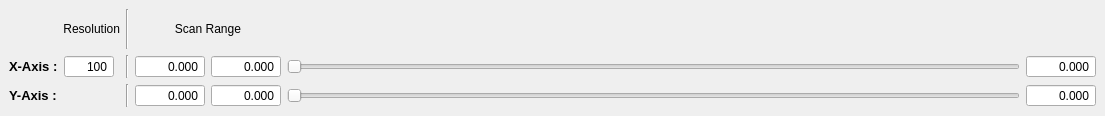
  <widget class="QDockWidget" name="scan_control_dockWidget">
   <property name="sizePolicy">
    <sizepolicy hsizetype="Minimum" vsizetype="Minimum">
     <horstretch>0</horstretch>
     <verstretch>0</verstretch>
    </sizepolicy>
   </property>
   <property name="minimumSize">
    <size>
     <width>150</width>
     <height>116</height>
    </size>
   </property>
   <property name="maximumSize">
    <size>
     <width>524287</width>
     <height>170</height>
    </size>
   </property>
   <property name="windowTitle">
    <string>Scan parameters</string>
   </property>
   <attribute name="dockWidgetArea">
    <number>2</number>
   </attribute>
   <widget class="QWidget" name="dockWidgetContents_3">
    <layout class="QGridLayout" name="gridLayout_3">
     <item row="1" column="1">
      <widget class="QSpinBox" name="xy_res_InputWidget">
       <property name="sizePolicy">
        <sizepolicy hsizetype="Expanding" vsizetype="Fixed">
         <horstretch>0</horstretch>
         <verstretch>0</verstretch>
        </sizepolicy>
       </property>
       <property name="maximumSize">
        <size>
         <width>50</width>
         <height>16777215</height>
        </size>
       </property>
       <property name="mouseTracking">
        <bool>true</bool>
       </property>
       <property name="focusPolicy">
        <enum>Qt::WheelFocus</enum>
       </property>
       <property name="acceptDrops">
        <bool>true</bool>
       </property>
       <property name="toolTip">
        <string>&lt;html&gt;&lt;head/&gt;&lt;body&gt;&lt;p&gt;&lt;span style=&quot; font-size:10pt; font-weight:600;&quot;&gt;XY-Resolution&lt;/span&gt;&lt;/p&gt;&lt;/body&gt;&lt;/html&gt;</string>
       </property>
       <property name="alignment">
        <set>Qt::AlignRight|Qt::AlignTrailing|Qt::AlignVCenter</set>
       </property>
       <property name="buttonSymbols">
        <enum>QAbstractSpinBox::NoButtons</enum>
       </property>
       <property name="accelerated">
        <bool>true</bool>
       </property>
       <property name="minimum">
        <number>2</number>
       </property>
       <property name="maximum">
        <number>10000</number>
       </property>
       <property name="value">
        <number>100</number>
       </property>
      </widget>
     </item>
     <item row="0" column="0" colspan="2">
      <widget class="QLabel" name="resolutionLabel">
       <property name="sizePolicy">
        <sizepolicy hsizetype="Fixed" vsizetype="Preferred">
         <horstretch>0</horstretch>
         <verstretch>0</verstretch>
        </sizepolicy>
       </property>
       <property name="minimumSize">
        <size>
         <width>50</width>
         <height>0</height>
        </size>
       </property>
       <property name="maximumSize">
        <size>
         <width>125</width>
         <height>16777215</height>
        </size>
       </property>
       <property name="text">
        <string>Resolution</string>
       </property>
       <property name="alignment">
        <set>Qt::AlignRight|Qt::AlignTrailing|Qt::AlignVCenter</set>
       </property>
      </widget>
     </item>
     <item row="1" column="2">
      <widget class="Line" name="line_2">
       <property name="orientation">
        <enum>Qt::Vertical</enum>
       </property>
      </widget>
     </item>
     <item row="0" column="5">
      <spacer name="horizontalSpacer_2">
       <property name="orientation">
        <enum>Qt::Horizontal</enum>
       </property>
       <property name="sizeHint" stdset="0">
        <size>
         <width>733</width>
         <height>20</height>
        </size>
       </property>
      </spacer>
     </item>
     <item row="0" column="2">
      <widget class="Line" name="line">
       <property name="orientation">
        <enum>Qt::Vertical</enum>
       </property>
      </widget>
     </item>
     <item row="1" column="5">
      <widget class="QSlider" name="x_SliderWidget">
       <property name="minimumSize">
        <size>
         <width>150</width>
         <height>0</height>
        </size>
       </property>
       <property name="singleStep">
        <number>1</number>
       </property>
       <property name="orientation">
        <enum>Qt::Horizontal</enum>
       </property>
      </widget>
     </item>
     <item row="0" column="3" colspan="2">
      <widget class="QLabel" name="scanrangeLabel">
       <property name="text">
        <string>Scan Range</string>
       </property>
       <property name="alignment">
        <set>Qt::AlignCenter</set>
       </property>
      </widget>
     </item>
     <item row="1" column="0">
      <widget class="QLabel" name="xAxisLabel">
       <property name="sizePolicy">
        <sizepolicy hsizetype="Fixed" vsizetype="Preferred">
         <horstretch>0</horstretch>
         <verstretch>0</verstretch>
        </sizepolicy>
       </property>
       <property name="font">
        <font>
         <pointsize>10</pointsize>
         <weight>75</weight>
         <bold>true</bold>
        </font>
       </property>
       <property name="text">
        <string>X-Axis :</string>
       </property>
       <property name="scaledContents">
        <bool>false</bool>
       </property>
      </widget>
     </item>
     <item row="1" column="4">
      <widget class="ScienDSpinBox" name="x_max_InputWidget">
       <property name="sizePolicy">
        <sizepolicy hsizetype="Expanding" vsizetype="Fixed">
         <horstretch>0</horstretch>
         <verstretch>0</verstretch>
        </sizepolicy>
       </property>
       <property name="minimumSize">
        <size>
         <width>70</width>
         <height>0</height>
        </size>
       </property>
       <property name="maximumSize">
        <size>
         <width>50</width>
         <height>16777215</height>
        </size>
       </property>
       <property name="mouseTracking">
        <bool>true</bool>
       </property>
       <property name="focusPolicy">
        <enum>Qt::WheelFocus</enum>
       </property>
       <property name="acceptDrops">
        <bool>true</bool>
       </property>
       <property name="toolTip">
        <string>&lt;html&gt;&lt;head/&gt;&lt;body&gt;&lt;p&gt;&lt;span style=&quot; font-size:10pt; font-weight:600;&quot;&gt;X_Max&lt;/span&gt;&lt;/p&gt;&lt;/body&gt;&lt;/html&gt;</string>
       </property>
       <property name="alignment">
        <set>Qt::AlignRight|Qt::AlignTrailing|Qt::AlignVCenter</set>
       </property>
       <property name="buttonSymbols">
        <enum>QAbstractSpinBox::NoButtons</enum>
       </property>
       <property name="accelerated">
        <bool>true</bool>
       </property>
       <property name="decimals">
        <number>3</number>
       </property>
       <property name="minimum">
        <double>-200.000000000000000</double>
       </property>
       <property name="maximum">
        <double>200.000000000000000</double>
       </property>
      </widget>
     </item>
     <item row="1" column="6">
      <widget class="ScienDSpinBox" name="x_current_InputWidget">
       <property name="sizePolicy">
        <sizepolicy hsizetype="Expanding" vsizetype="Fixed">
         <horstretch>0</horstretch>
         <verstretch>0</verstretch>
        </sizepolicy>
       </property>
       <property name="minimumSize">
        <size>
         <width>70</width>
         <height>0</height>
        </size>
       </property>
       <property name="maximumSize">
        <size>
         <width>50</width>
         <height>16777215</height>
        </size>
       </property>
       <property name="mouseTracking">
        <bool>true</bool>
       </property>
       <property name="focusPolicy">
        <enum>Qt::WheelFocus</enum>
       </property>
       <property name="acceptDrops">
        <bool>true</bool>
       </property>
       <property name="toolTip">
        <string>&lt;html&gt;&lt;head/&gt;&lt;body&gt;&lt;p&gt;&lt;span style=&quot; font-size:10pt; font-weight:600;&quot;&gt;X-position&lt;/span&gt;&lt;/p&gt;&lt;/body&gt;&lt;/html&gt;</string>
       </property>
       <property name="alignment">
        <set>Qt::AlignRight|Qt::AlignTrailing|Qt::AlignVCenter</set>
       </property>
       <property name="buttonSymbols">
        <enum>QAbstractSpinBox::NoButtons</enum>
       </property>
       <property name="accelerated">
        <bool>true</bool>
       </property>
       <property name="decimals">
        <number>3</number>
       </property>
       <property name="minimum">
        <double>-1000.000000000000000</double>
       </property>
       <property name="maximum">
        <double>1000.000000000000000</double>
       </property>
       <property name="singleStep">
        <double>0.010000000000000</double>
       </property>
      </widget>
     </item>
     <item row="1" column="3">
      <widget class="ScienDSpinBox" name="x_min_InputWidget">
       <property name="sizePolicy">
        <sizepolicy hsizetype="Expanding" vsizetype="Fixed">
         <horstretch>0</horstretch>
         <verstretch>0</verstretch>
        </sizepolicy>
       </property>
       <property name="minimumSize">
        <size>
         <width>70</width>
         <height>0</height>
        </size>
       </property>
       <property name="maximumSize">
        <size>
         <width>50</width>
         <height>16777215</height>
        </size>
       </property>
       <property name="mouseTracking">
        <bool>true</bool>
       </property>
       <property name="focusPolicy">
        <enum>Qt::WheelFocus</enum>
       </property>
       <property name="acceptDrops">
        <bool>true</bool>
       </property>
       <property name="toolTip">
        <string>&lt;html&gt;&lt;head/&gt;&lt;body&gt;&lt;p&gt;&lt;span style=&quot; font-size:10pt; font-weight:600;&quot;&gt;X_Min&lt;/span&gt;&lt;/p&gt;&lt;/body&gt;&lt;/html&gt;</string>
       </property>
       <property name="alignment">
        <set>Qt::AlignRight|Qt::AlignTrailing|Qt::AlignVCenter</set>
       </property>
       <property name="buttonSymbols">
        <enum>QAbstractSpinBox::NoButtons</enum>
       </property>
       <property name="accelerated">
        <bool>true</bool>
       </property>
       <property name="decimals">
        <number>3</number>
       </property>
       <property name="minimum">
        <double>-200.000000000000000</double>
       </property>
       <property name="maximum">
        <double>200.000000000000000</double>
       </property>
       <property name="singleStep">
        <double>0.100000000000000</double>
       </property>
      </widget>
     </item>
     <item row="2" column="4">
      <widget class="ScienDSpinBox" name="y_max_InputWidget">
       <property name="sizePolicy">
        <sizepolicy hsizetype="Expanding" vsizetype="Fixed">
         <horstretch>0</horstretch>
         <verstretch>0</verstretch>
        </sizepolicy>
       </property>
       <property name="minimumSize">
        <size>
         <width>70</width>
         <height>0</height>
        </size>
       </property>
       <property name="maximumSize">
        <size>
         <width>50</width>
         <height>16777215</height>
        </size>
       </property>
       <property name="mouseTracking">
        <bool>true</bool>
       </property>
       <property name="focusPolicy">
        <enum>Qt::WheelFocus</enum>
       </property>
       <property name="acceptDrops">
        <bool>true</bool>
       </property>
       <property name="toolTip">
        <string>&lt;html&gt;&lt;head/&gt;&lt;body&gt;&lt;p&gt;&lt;span style=&quot; font-size:10pt; font-weight:600;&quot;&gt;Y_Max&lt;/span&gt;&lt;/p&gt;&lt;/body&gt;&lt;/html&gt;</string>
       </property>
       <property name="alignment">
        <set>Qt::AlignRight|Qt::AlignTrailing|Qt::AlignVCenter</set>
       </property>
       <property name="buttonSymbols">
        <enum>QAbstractSpinBox::NoButtons</enum>
       </property>
       <property name="accelerated">
        <bool>true</bool>
       </property>
       <property name="decimals">
        <number>3</number>
       </property>
       <property name="minimum">
        <double>-200.000000000000000</double>
       </property>
       <property name="maximum">
        <double>200.000000000000000</double>
       </property>
      </widget>
     </item>
     <item row="2" column="6">
      <widget class="ScienDSpinBox" name="y_current_InputWidget">
       <property name="sizePolicy">
        <sizepolicy hsizetype="Expanding" vsizetype="Fixed">
         <horstretch>0</horstretch>
         <verstretch>0</verstretch>
        </sizepolicy>
       </property>
       <property name="minimumSize">
        <size>
         <width>70</width>
         <height>0</height>
        </size>
       </property>
       <property name="maximumSize">
        <size>
         <width>50</width>
         <height>16777215</height>
        </size>
       </property>
       <property name="mouseTracking">
        <bool>true</bool>
       </property>
       <property name="focusPolicy">
        <enum>Qt::WheelFocus</enum>
       </property>
       <property name="acceptDrops">
        <bool>true</bool>
       </property>
       <property name="toolTip">
        <string>&lt;html&gt;&lt;head/&gt;&lt;body&gt;&lt;p&gt;&lt;span style=&quot; font-size:10pt; font-weight:600;&quot;&gt;Y-position&lt;/span&gt;&lt;/p&gt;&lt;/body&gt;&lt;/html&gt;</string>
       </property>
       <property name="alignment">
        <set>Qt::AlignRight|Qt::AlignTrailing|Qt::AlignVCenter</set>
       </property>
       <property name="buttonSymbols">
        <enum>QAbstractSpinBox::NoButtons</enum>
       </property>
       <property name="accelerated">
        <bool>true</bool>
       </property>
       <property name="decimals">
        <number>3</number>
       </property>
       <property name="minimum">
        <double>-1000.000000000000000</double>
       </property>
       <property name="maximum">
        <double>1000.000000000000000</double>
       </property>
       <property name="singleStep">
        <double>0.010000000000000</double>
       </property>
      </widget>
     </item>
     <item row="2" column="5">
      <widget class="QSlider" name="y_SliderWidget">
       <property name="sizePolicy">
        <sizepolicy hsizetype="Expanding" vsizetype="Fixed">
         <horstretch>0</horstretch>
         <verstretch>0</verstretch>
        </sizepolicy>
       </property>
       <property name="minimumSize">
        <size>
         <width>150</width>
         <height>0</height>
        </size>
       </property>
       <property name="sizeIncrement">
        <size>
         <width>0</width>
         <height>0</height>
        </size>
       </property>
       <property name="baseSize">
        <size>
         <width>0</width>
         <height>0</height>
        </size>
       </property>
       <property name="focusPolicy">
        <enum>Qt::StrongFocus</enum>
       </property>
       <property name="orientation">
        <enum>Qt::Horizontal</enum>
       </property>
      </widget>
     </item>
     <item row="2" column="0">
      <widget class="QLabel" name="yAxisLabel">
       <property name="sizePolicy">
        <sizepolicy hsizetype="Fixed" vsizetype="Preferred">
         <horstretch>0</horstretch>
         <verstretch>0</verstretch>
        </sizepolicy>
       </property>
       <property name="font">
        <font>
         <pointsize>10</pointsize>
         <weight>75</weight>
         <bold>true</bold>
        </font>
       </property>
       <property name="text">
        <string>Y-Axis :</string>
       </property>
      </widget>
     </item>
     <item row="2" column="1">
      <spacer name="horizontalSpacer_3">
       <property name="orientation">
        <enum>Qt::Horizontal</enum>
       </property>
       <property name="sizeType">
        <enum>QSizePolicy::Fixed</enum>
       </property>
       <property name="sizeHint" stdset="0">
        <size>
         <width>56</width>
         <height>20</height>
        </size>
       </property>
      </spacer>
     </item>
     <item row="2" column="2">
      <widget class="Line" name="line_3">
       <property name="orientation">
        <enum>Qt::Vertical</enum>
       </property>
      </widget>
     </item>
     <item row="2" column="3">
      <widget class="ScienDSpinBox" name="y_min_InputWidget">
       <property name="sizePolicy">
        <sizepolicy hsizetype="Expanding" vsizetype="Fixed">
         <horstretch>0</horstretch>
         <verstretch>0</verstretch>
        </sizepolicy>
       </property>
       <property name="minimumSize">
        <size>
         <width>70</width>
         <height>0</height>
        </size>
       </property>
       <property name="maximumSize">
        <size>
         <width>50</width>
         <height>16777215</height>
        </size>
       </property>
       <property name="mouseTracking">
        <bool>true</bool>
       </property>
       <property name="focusPolicy">
        <enum>Qt::WheelFocus</enum>
       </property>
       <property name="acceptDrops">
        <bool>true</bool>
       </property>
       <property name="toolTip">
        <string>&lt;html&gt;&lt;head/&gt;&lt;body&gt;&lt;p&gt;&lt;span style=&quot; font-size:10pt; font-weight:600;&quot;&gt;Y_Min&lt;/span&gt;&lt;/p&gt;&lt;/body&gt;&lt;/html&gt;</string>
       </property>
       <property name="alignment">
        <set>Qt::AlignRight|Qt::AlignTrailing|Qt::AlignVCenter</set>
       </property>
       <property name="buttonSymbols">
        <enum>QAbstractSpinBox::NoButtons</enum>
       </property>
       <property name="accelerated">
        <bool>true</bool>
       </property>
       <property name="decimals">
        <number>3</number>
       </property>
       <property name="minimum">
        <double>-200.000000000000000</double>
       </property>
       <property name="maximum">
        <double>200.000000000000000</double>
       </property>
      </widget>
     </item>
    </layout>
   </widget>
  </widget>
